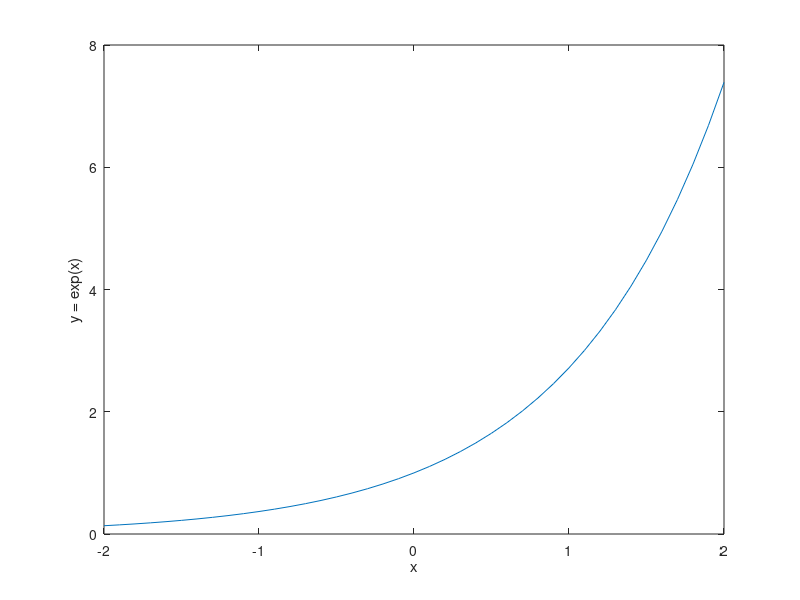
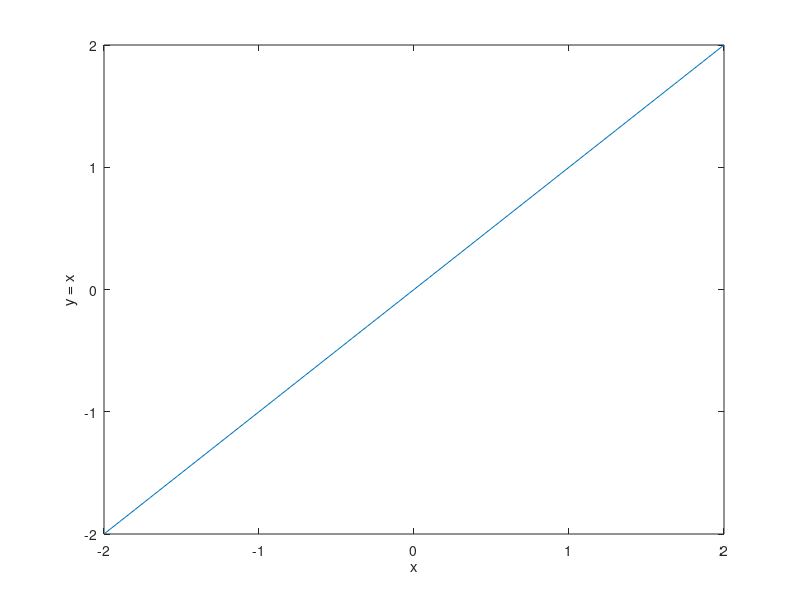
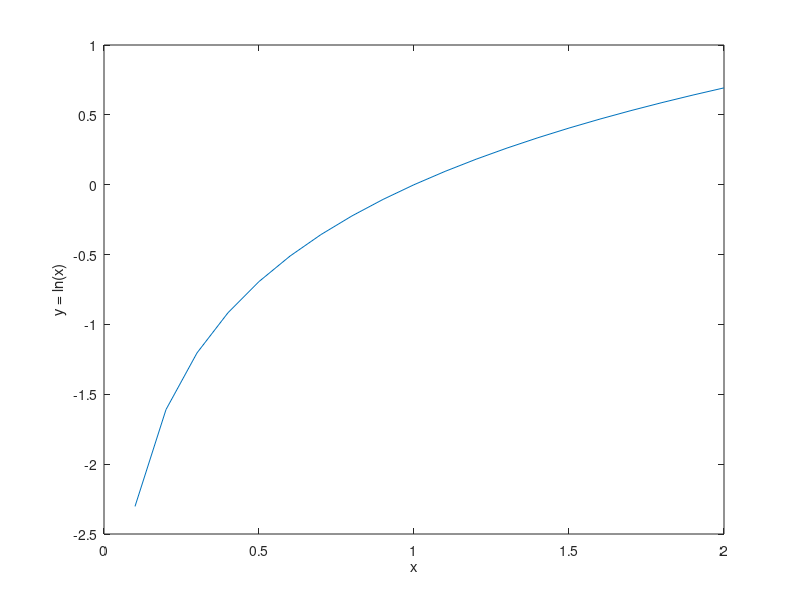
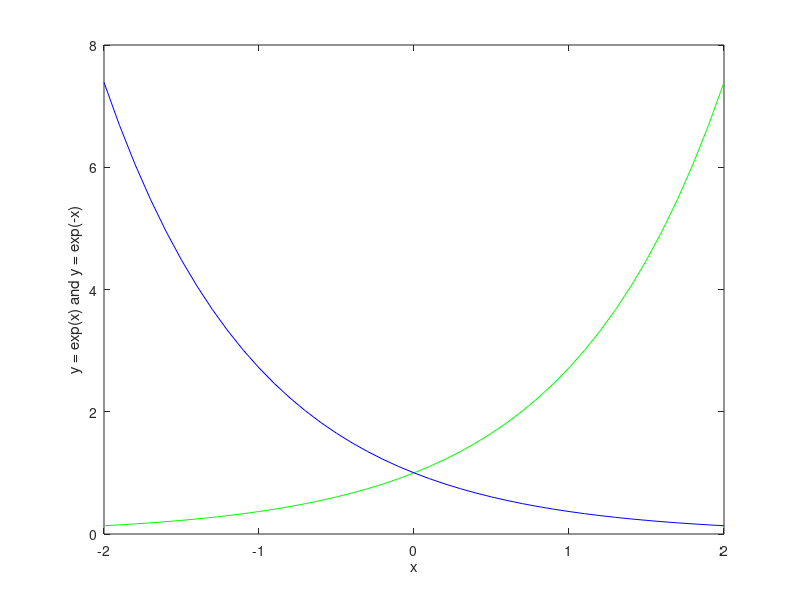

These figures' MATLAB source, in order:
x = [-2:0.1:2];
y = exp(x);

figure
plot(x,y)
xlabel('x');
ylabel('y = exp(x)');


x = [-2:0.1:2];
y = (x);

figure
plot(x,y)
xlabel('x');
ylabel('y = x');


x = [0:0.1:2];
y = log(x);

figure
plot(x,y)
xlabel('x');
ylabel('y = ln(x)');

x = [-2:0.1:2];
y = exp(x);
z = exp(-x);

figure
plot(x,y,'g',x,z,'b')
xlabel('x');
ylabel('y = exp(x) and y = exp(-x)');
